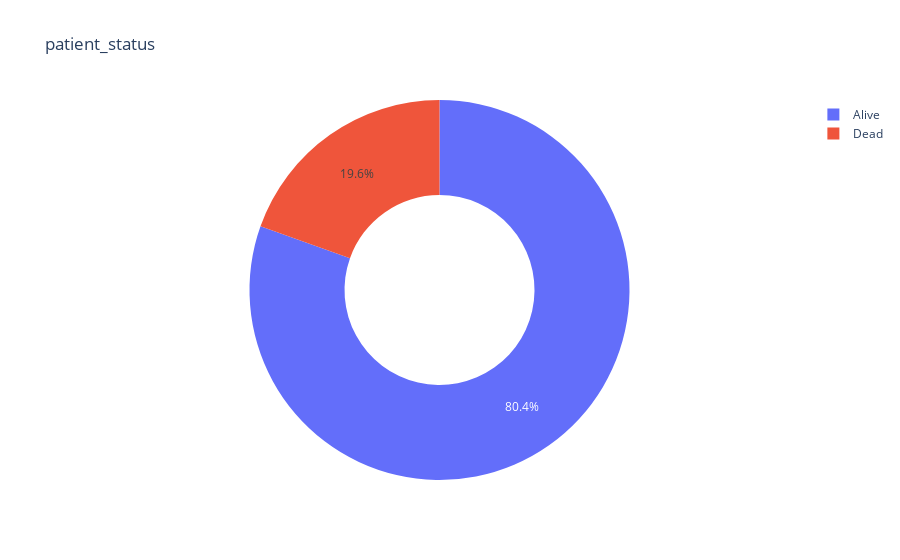

Here is the notebook cell this chart was saved with:
### Code cell
stage=df['Patient_Status'].value_counts()
transactions=stage.index
quantity=stage.values
fig=px.pie(df,
          values=quantity,
          names=transactions, hole=0.5,
          title='patient_status')
fig.show()

### Figure 1 — Plotly figure (JSON) as saved in the notebook; plotly's stock layout.template omitted (floating-point values rounded to 4 significant figures)
{"data": [{"domain": {"x": [0, 1], "y": [0, 1]}, "hole": 0.5, "hovertemplate": "label=%{label}<br>value=%{value}<extra></extra>", "labels": ["Alive", "Dead"], "legendgroup": "", "name": "", "showlegend": true, "type": "pie", "values": [255, 62]}], "layout": {"legend": {"tracegroupgap": 0}, "title": {"text": "patient_status"}}}
